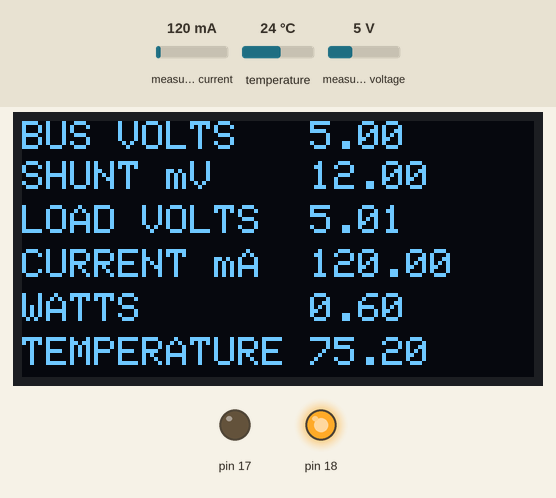
Recording of a sketch running on a simulated Arduino Mega 2560, built with avr-gcc and run on an emulated ATmega2560. Shown: 128×64 one-colour display, output pins drawn as LEDs (lit = HIGH). Inputs (shaded band) come from the test bench; at power-on: measured current 120 mA, temperature 24 °C, measured voltage 5 V. The display library's start-up logo is not drawn; what the sketch prints to the serial monitor is not drawn.

Above: at 1.8 s.
1.9 s: measured current set to 40 mA
At 6.1 s:
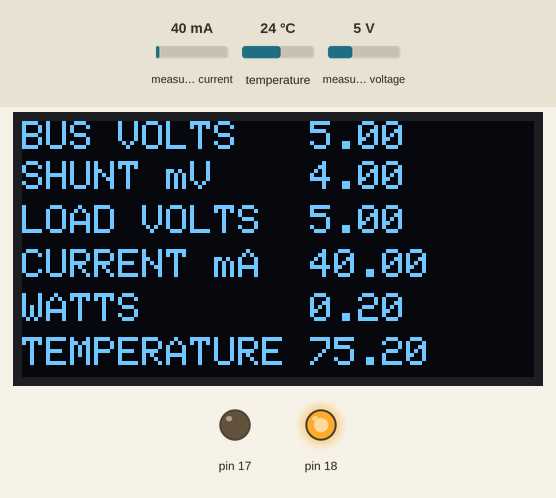
7.1 s: temperature set to 12 °C
At 10.4 s:
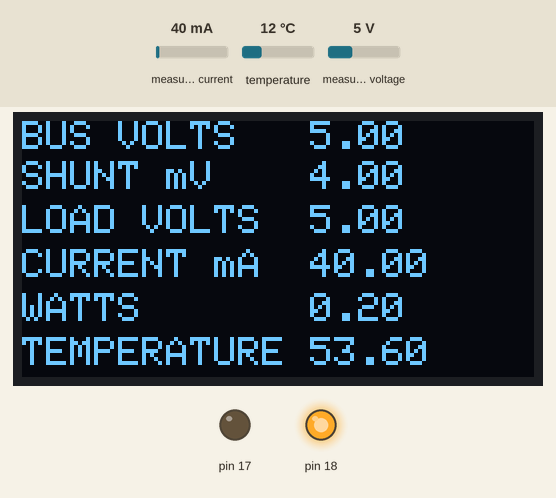
11.2 s: measured voltage set to 0.3 V
At 15.2 s:
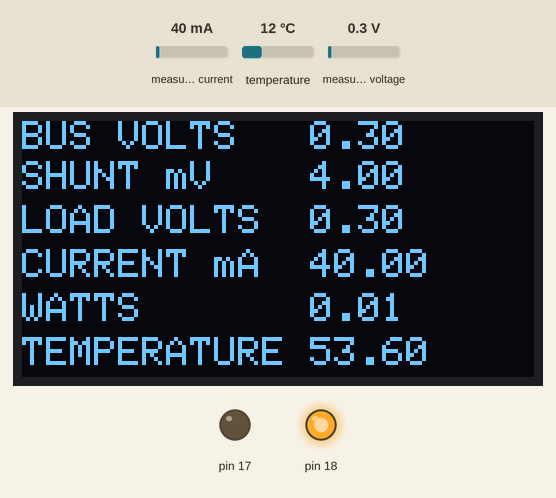
15.5 s: temperature set to 19 °C
At 18.4 s:
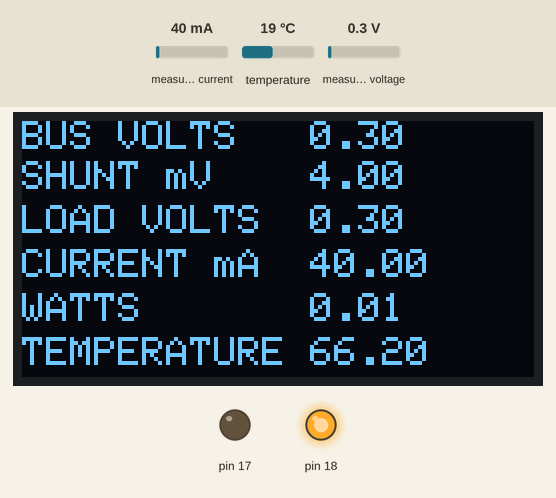
19.6 s: measured current set to 500 mA
At 23.6 s:
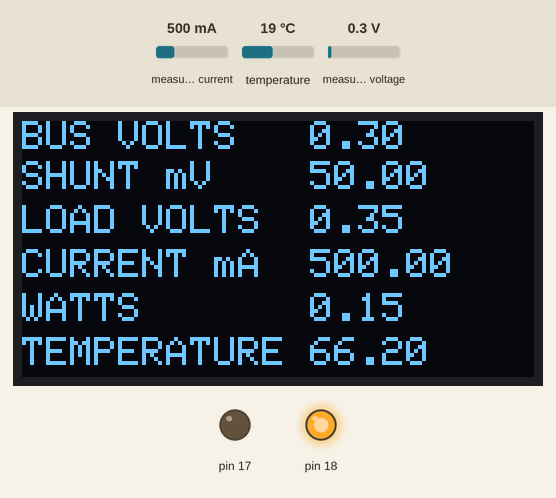
24.0 s: temperature set to 28 °C
At 27.9 s:
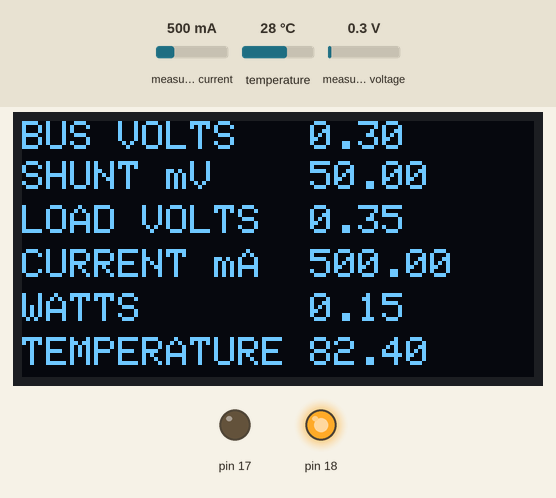
Timing chart, 0 to 29.1 s (numbered marks = the images above; inputs shaded):
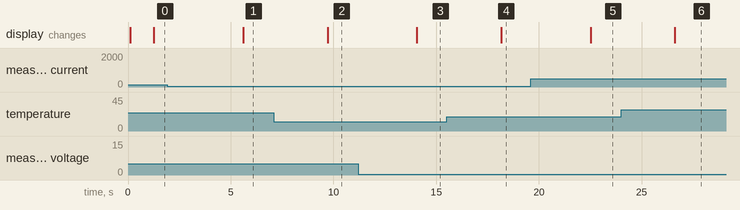

The sketch:

stm32ina219withoriginalshunt.ino
```cpp
//Modified by experimentool March 2019 for I2C INA219 power module, SPI oled 128x64 and one wire DS18B20 temperature probe
//Using STM32 maple mini microcontroller
// I2C pins SDA PB6, SCL PB7
//Uses onboard INA219 100 milliohm shunt resistor good for 3200 mA.
#include <SPI.h>
#include <Wire.h>
#include <Adafruit_INA219.h>
#include ".\Adafruit_GFX.h"
#include ".\Adafruit_SSD1306.h"
#include <OneWireSTM.h>
Adafruit_INA219 ina219;
OneWire  ds(10);  // on pin 10 aka PA1 on maple mini for DS18B20 probe(a 4.7K pullup resistor to 3.3V is necessary)

// These pin #'s are for Maple Mini
//     __Signal__Maple_//__OLED 128x64___
#define OLED_CS   14   //   ---   x Not Connected
#define OLED_DC   22   //   D/C   pin# 6
#define OLED_RST  21   //   RST   pin# 5
#define OLED_MOSI 20   //   SDA   pin# 4
#define OLED_CLK  19   //   SCL   pin# 3

Adafruit_SSD1306 OLED(OLED_MOSI, OLED_CLK, OLED_DC, OLED_RST, OLED_CS);  // OLED object
void setup(void)
{
  uint32_t currentFrequency;

  pinMode (17, OUTPUT); digitalWrite(17, LOW);       // option oled "Gnd"
  pinMode (18, OUTPUT); digitalWrite(18, HIGH);      // option oled "Vcc"


  OLED.begin(SSD1306_SWITCHCAPVCC);                  // generate OLED HV on module!
  OLED.display();                                    // Splash screen == all blanks or Logo if present
  OLED.clearDisplay();                               // Clear the buffer, blank screen
  OLED.setTextColor(WHITE);                          // defaults to BLACK background
  OLED.setTextSize(2);
  OLED.setCursor(0, 0);
  OLED.print("experimentool");                          // .print writes into SRAM buffer
  OLED.display();

  //OLED.setRotation(0); // rotate 0 degrees
  //OLED.setRotation(1); // rotate 90 degrees
  OLED.setRotation(2); // rotate 180 degrees
  //OLED.setRotation(3); // rotate 270 degree
  //OLED.dim(true); //display.dim(false); puts oled back to full brilliance mode
  OLED.display();

  Serial.begin(9600);
  Serial.println("Hello!");

  Serial.println("Measuring voltage and current with INA219 ...");
  ina219.begin();
}

void loop(void)
{
  float shuntvoltage = 0;
  float busvoltage = 0;
  float current_mA = 0;
  float loadvoltage = 0;
  float power = 0;

  shuntvoltage = ina219.getShuntVoltage_mV();
  busvoltage = ina219.getBusVoltage_V();
  current_mA = ina219.getCurrent_mA();
  loadvoltage = busvoltage + (shuntvoltage / 1000);
  power = busvoltage * (current_mA / 1000);

  Serial.print("Bus Voltage:   "); Serial.print(busvoltage); Serial.println(" V");
  Serial.print("Shunt Voltage: "); Serial.print(shuntvoltage); Serial.println(" mV");
  Serial.print("Load Voltage:  "); Serial.print(loadvoltage); Serial.println(" V");
  Serial.print("Current:       "); Serial.print(current_mA); Serial.println(" mA");


  //Serial.println("");

  byte i;
  byte present = 0;
  byte type_s;
  byte data[12];
  byte addr[8];
  float celsius, fahrenheit;

  if ( !ds.search(addr)) {
    //  Serial.println("No more addresses.");
    //   Serial.println();
    ds.reset_search();
    delay(250);
    //  return;
  }

  // Serial.print("ROM =");
  // for( i = 0; i < 8; i++) {
  //  Serial.write(' ');
  //  Serial.print(addr[i], HEX);
  // }

  if (OneWire::crc8(addr, 7) != addr[7]) {
    Serial.println("CRC is not valid!");
    return;
  }
  // Serial.println();

  // the first ROM byte indicates which chip
  switch (addr[0]) {
    case 0x10:
      //    Serial.println("  Chip = DS18S20");  // or old DS1820
      type_s = 1;
      break;
    case 0x28:
      //   Serial.println("  Chip = DS18B20");
      type_s = 0;
      break;
    case 0x22:
      //   Serial.println("  Chip = DS1822");
      type_s = 0;
      break;
    default:
      //   Serial.println("Device is not a DS18x20 family device.");
      return;
  }

  ds.reset();
  ds.select(addr);
  ds.write(0x44, 1);        // start conversion, with parasite power on at the end

  delay(1000);     // maybe 750ms is enough, maybe not
  // we might do a ds.depower() here, but the reset will take care of it.

  present = ds.reset();
  ds.select(addr);
  ds.write(0xBE);         // Read Scratchpad

  //  Serial.print("  Data = ");
  // Serial.print(present, HEX);
  // Serial.print(" ");
  for ( i = 0; i < 9; i++) {           // we need 9 bytes
    data[i] = ds.read();
    //    Serial.print(data[i], HEX);
    //   Serial.print(" ");
  }
  // Serial.print(" CRC=");
  //  Serial.print(OneWire::crc8(data, 8), HEX);
  // Serial.println();

  // Convert the data to actual temperature
  // because the result is a 16 bit signed integer, it should
  // be stored to an "int16_t" type, which is always 16 bits
  // even when compiled on a 32 bit processor.
  int16_t raw = (data[1] << 8) | data[0];
  if (type_s) {
    raw = raw << 3; // 9 bit resolution default
    if (data[7] == 0x10) {
      // "count remain" gives full 12 bit resolution
      raw = (raw & 0xFFF0) + 12 - data[6];
    }
  } else {
    byte cfg = (data[4] & 0x60);
    // at lower res, the low bits are undefined, so let's zero them
    if (cfg == 0x00) raw = raw & ~7;  // 9 bit resolution, 93.75 ms
    else if (cfg == 0x20) raw = raw & ~3; // 10 bit res, 187.5 ms
    else if (cfg == 0x40) raw = raw & ~1; // 11 bit res, 375 ms
    //// default is 12 bit resolution, 750 ms conversion time
  }
  celsius = (float)raw / 16.0;
  fahrenheit = celsius * 1.8 + 32.0;
  Serial.print("Temperature:   ");
  Serial.print(celsius);
  Serial.print(" Celsius, ");
  Serial.print(fahrenheit);
  Serial.println(" Fahrenheit");
  Serial.println("");

  OLED.clearDisplay();                               // Clear the buffer.
  OLED.setTextSize(1);
  OLED.setTextColor(WHITE);                          // only WHITE and BLACK available
  OLED.setCursor(0, 0);
  OLED.print("BUS VOLTS   ");
  OLED.println(busvoltage);
  OLED.setCursor(0, 10);                             // 15 is blank-line separator
 // OLED.setTextSize(2);
  OLED.print("SHUNT mV    ");
  OLED.println(shuntvoltage);
  OLED.setCursor(0 ,21);
  OLED.print("LOAD VOLTS  ");
  OLED.println(loadvoltage);
  OLED.setCursor(0 ,32);
  OLED.print("CURRENT mA  ");
  OLED.println(current_mA);
  OLED.setCursor(0 ,43);
  OLED.print("WATTS       ");
  OLED.println(power);
  OLED.setCursor(0 ,54);
  OLED.print("TEMPERATURE ");
  OLED.println(fahrenheit);
  OLED.display();


  delay(3000);
}
```

Source omitted: glcdfont.c (data table, 8486 bytes)

Measured:
- after the input at 1.9 s, the display: changes after 3.7 s (image 1)
- after the input at 7.1 s, the display: changes after 2.6 s (image 2)
- after the input at 11.2 s, the display: changes after 2.9 s (image 3)
- after the input at 15.5 s, the display: changes after 2.7 s (image 4)
- after the input at 19.6 s, the display: changes after 2.9 s (image 5)
- after the input at 24.0 s, the display: changes after 2.6 s (image 6)
